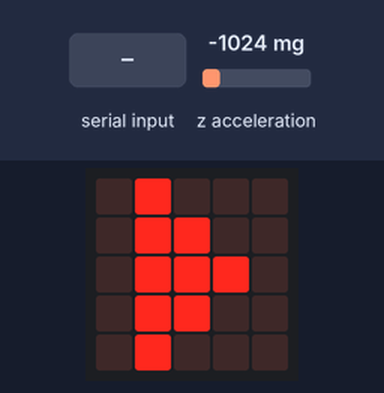
Bench run of a program on a simulated BBC micro:bit (MakeCode). On the bench: the board's 5×5 LED display. Inputs (shaded band) come from the test bench; at power-on: z acceleration -1024 mg. What the program prints to the serial console is not drawn.

Above: at 1.6 s.
1.7 s: "maru" typed at the serial console
At 2.1 s:
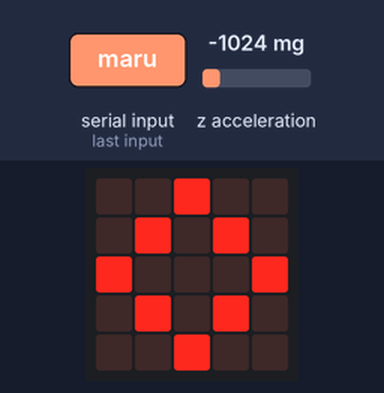
3.2 s: "sankaku" typed at the serial console
At 4.4 s:
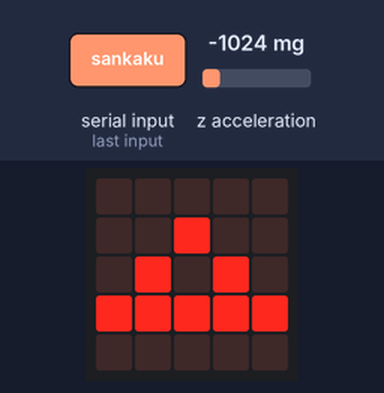
4.7 s: "sikaku" typed at the serial console
At 5.6 s:
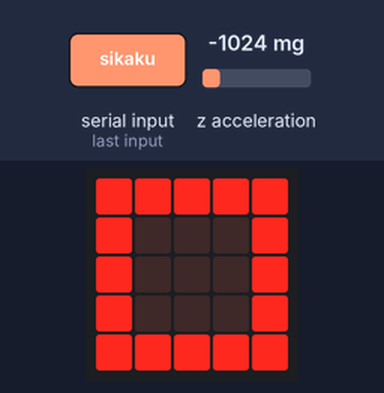
Timing chart, 0 to 7.7 s (numbered marks = the images above; inputs shaded):
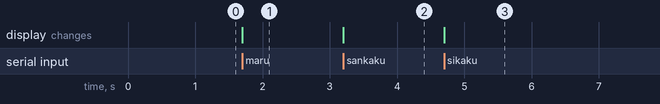

Measured:
- after the input at 1.7 s, the display: changes at once (image 1)
- after the input at 3.2 s, the display: changes at once (image 2)
- after the input at 4.7 s, the display: changes at once (image 3)

The program:

microbit_script.py
```python
receivedString = ""
serial.set_baud_rate(BaudRate.BAUD_RATE9600)
basic.show_leds("""
    . # . . .
        . # # . .
        . # # # .
        . # # . .
        . # . . .
""")
while True:
    serial.write_line("" + str(input.acceleration(Dimension.Z))) # 加速度Z送信

    receivedString = serial.read_string() # 判定結果受信
    if receivedString == "maru":
        # 判定結果○
        basic.show_icon(IconNames.DIAMOND)
    elif receivedString == "sankaku":
        # 判定結果△
        basic.show_icon(IconNames.TRIANGLE)
    elif receivedString == "sikaku":
        # 判定結果□
        basic.show_icon(IconNames.SQUARE)
```
